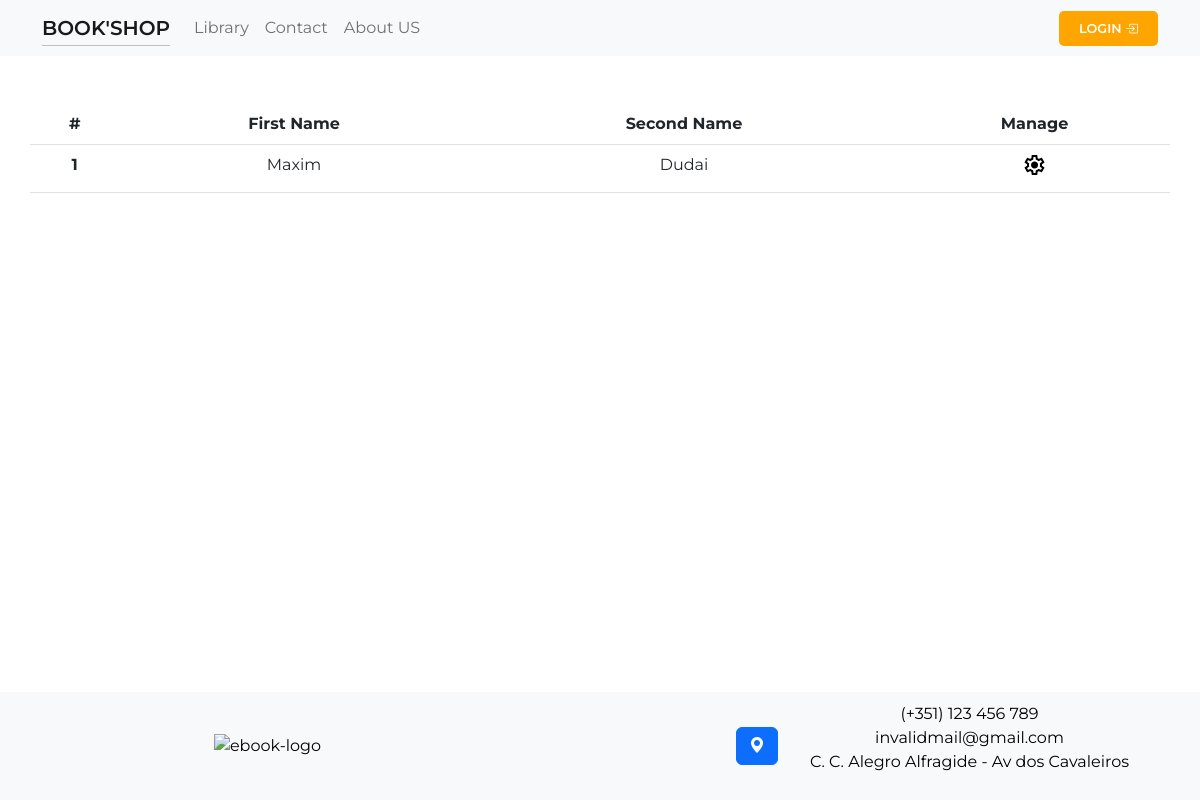
Page /pages/admin/pages/users/users.php on the earlier database version.
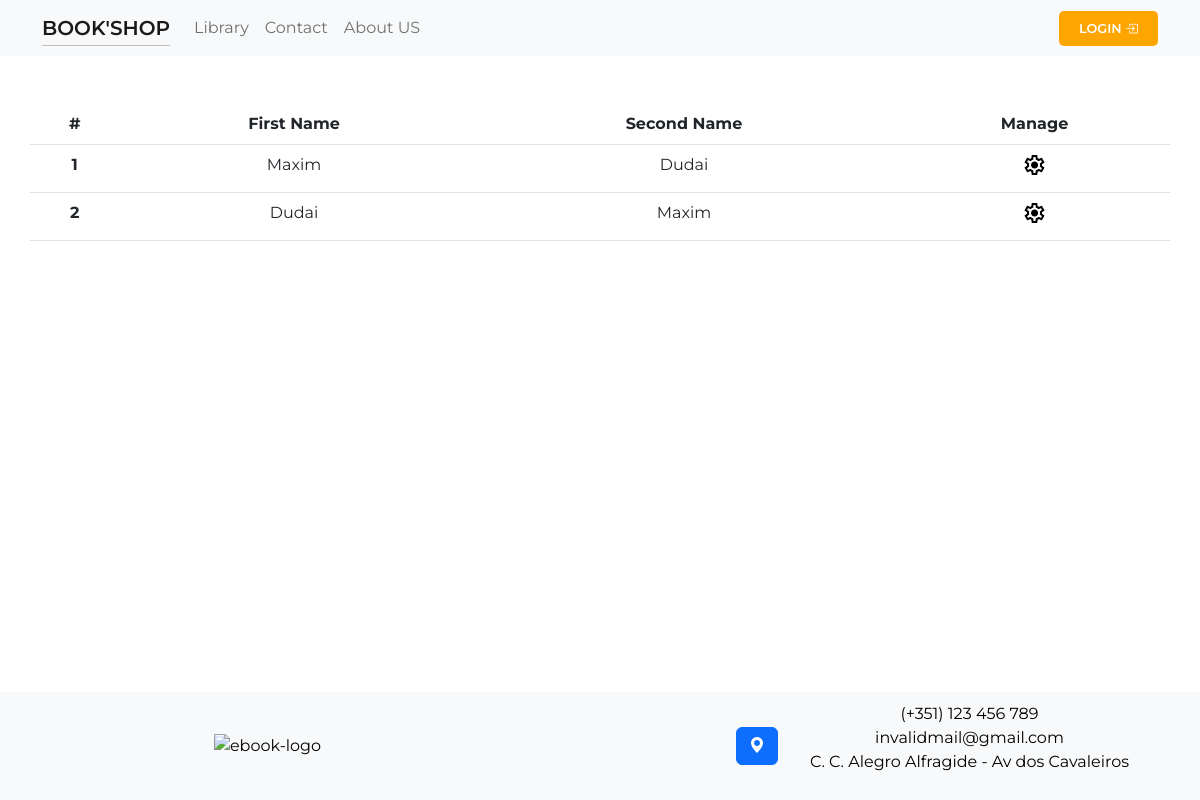
Same page on the later database version.
### tables this page shows
CREATE TABLE `users` (
  `ID` int(11) NOT NULL,
  `fName` varchar(24) NOT NULL,
  `lName` varchar(24) NOT NULL,
  `password` varchar(64) NOT NULL,
  `email` varchar(256) NOT NULL,
  `reg_time` timestamp NOT NULL DEFAULT current_timestamp(),
  `admin` tinyint(1) NOT NULL DEFAULT 0
);

### pages/admin/pages/users/users.php (the view, shortened to what this page needs)
<?php
    require($_SERVER['DOCUMENT_ROOT'].'/shop/connection/database.php');
?>
<!DOCTYPE html>
<html lang="en">
    <?php
        require($_SERVER['DOCUMENT_ROOT'].'/shop/components/head.php');
    ?>
<body>
    <?php require($_SERVER['DOCUMENT_ROOT'].'/shop/components/navbar/navbar.php'); ?>
    <div class="container mt-5">
        <div class="row">
            <table class="table text-center">
                <thead>
                    <tr>
                        <th scope="col">#</th>
                        <th scope="col">First Name</th>
                        <th scope="col">Second Name</th>
                        <th scope="col">Manage</th>
                    </tr>
                </thead>
                <tbody>
                    <?php
                        $getUsersFromDb = "SELECT * FROM `users` ORDER BY ID";
                        $getUsers = mysqli_query($sql, $getUsersFromDb);
                        if(mysqli_num_rows($getUsers)) {
                            while($row = mysqli_fetch_array($getUsers)) {
                                echo
                                '
                                    <tr>
                                        <th scope="row">'.$row['ID'].'</th>
                                        <td>'.$row['fName'].'</td>
                                        <td>'.$row['lName'].'</td>
                                        <td>
                                            <a href="./edit_user/edit_user.php?user='.$row['ID'].'"><span class="material-symbols-outlined" role="button">settings</span></a>
                                        </td>
                                    </tr>
                                ';
                            }
                        }
                    ?>
                </tbody>
            </table>
        </div>
    </div>
    <?php require($_SERVER['DOCUMENT_ROOT'].'/shop/components/footer/footer.php'); ?>
</body>
</html>

Differences in the rows shown:
added users: ID "2", fName "Dudai", lName "Maxim"
